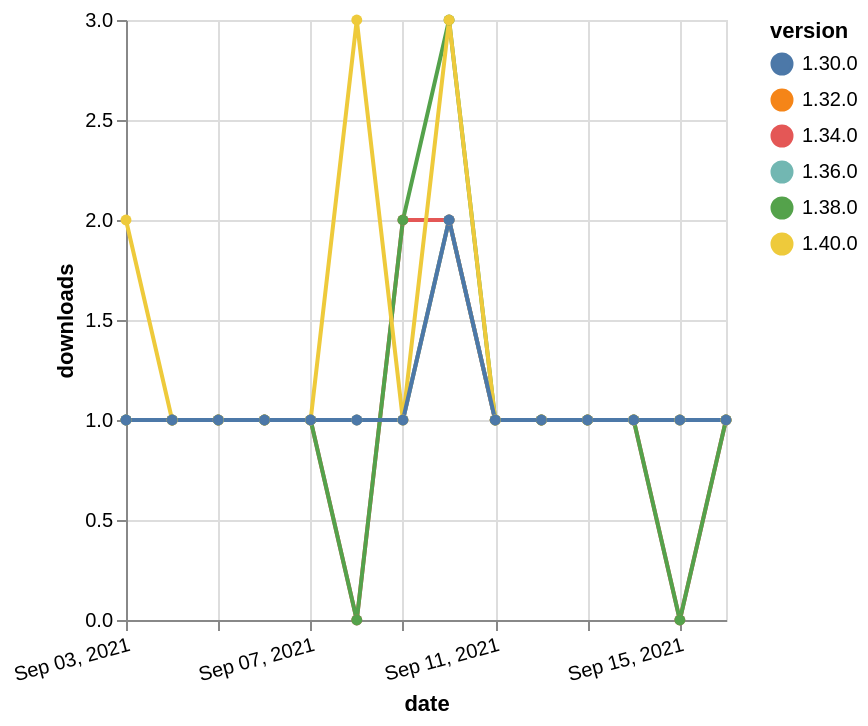

Vega-Lite specification for this chart:
### Vega-Lite specification from a JSON file in a GitHub repository (floating-point values rounded to 4 significant figures)
{"$schema": "https://vega.github.io/schema/vega-lite/v5.json", "description": "A simple bar chart with embedded data.", "data": {"values": [{"date": "2021-09-03", "total": 190, "delta": 1, "version": "1.34.0"}, {"date": "2021-09-04", "total": 191, "delta": 1, "version": "1.34.0"}, {"date": "2021-09-05", "total": 192, "delta": 1, "version": "1.34.0"}, {"date": "2021-09-06", "total": 193, "delta": 1, "version": "1.34.0"}, {"date": "2021-09-07", "total": 194, "delta": 1, "version": "1.34.0"}, {"date": "2021-09-08", "total": 194, "delta": 0, "version": "1.34.0"}, {"date": "2021-09-09", "total": 196, "delta": 2, "version": "1.34.0"}, {"date": "2021-09-10", "total": 198, "delta": 2, "version": "1.34.0"}, {"date": "2021-09-11", "total": 199, "delta": 1, "version": "1.34.0"}, {"date": "2021-09-12", "total": 200, "delta": 1, "version": "1.34.0"}, {"date": "2021-09-13", "total": 201, "delta": 1, "version": "1.34.0"}, {"date": "2021-09-14", "total": 202, "delta": 1, "version": "1.34.0"}, {"date": "2021-09-15", "total": 202, "delta": 0, "version": "1.34.0"}, {"date": "2021-09-16", "total": 203, "delta": 1, "version": "1.34.0"}, {"date": "2021-09-03", "total": 196, "delta": 1, "version": "1.32.0"}, {"date": "2021-09-04", "total": 197, "delta": 1, "version": "1.32.0"}, {"date": "2021-09-05", "total": 198, "delta": 1, "version": "1.32.0"}, {"date": "2021-09-06", "total": 199, "delta": 1, "version": "1.32.0"}, {"date": "2021-09-07", "total": 200, "delta": 1, "version": "1.32.0"}, {"date": "2021-09-08", "total": 201, "delta": 1, "version": "1.32.0"}, {"date": "2021-09-09", "total": 202, "delta": 1, "version": "1.32.0"}, {"date": "2021-09-10", "total": 204, "delta": 2, "version": "1.32.0"}, {"date": "2021-09-11", "total": 205, "delta": 1, "version": "1.32.0"}, {"date": "2021-09-12", "total": 206, "delta": 1, "version": "1.32.0"}, {"date": "2021-09-13", "total": 207, "delta": 1, "version": "1.32.0"}, {"date": "2021-09-14", "total": 208, "delta": 1, "version": "1.32.0"}, {"date": "2021-09-15", "total": 209, "delta": 1, "version": "1.32.0"}, {"date": "2021-09-16", "total": 210, "delta": 1, "version": "1.32.0"}, {"date": "2021-09-03", "total": 205, "delta": 1, "version": "1.38.0"}, {"date": "2021-09-04", "total": 206, "delta": 1, "version": "1.38.0"}, {"date": "2021-09-05", "total": 207, "delta": 1, "version": "1.38.0"}, {"date": "2021-09-06", "total": 208, "delta": 1, "version": "1.38.0"}, {"date": "2021-09-07", "total": 209, "delta": 1, "version": "1.38.0"}, {"date": "2021-09-08", "total": 209, "delta": 0, "version": "1.38.0"}, {"date": "2021-09-09", "total": 211, "delta": 2, "version": "1.38.0"}, {"date": "2021-09-10", "total": 214, "delta": 3, "version": "1.38.0"}, {"date": "2021-09-11", "total": 215, "delta": 1, "version": "1.38.0"}, {"date": "2021-09-12", "total": 216, "delta": 1, "version": "1.38.0"}, {"date": "2021-09-13", "total": 217, "delta": 1, "version": "1.38.0"}, {"date": "2021-09-14", "total": 218, "delta": 1, "version": "1.38.0"}, {"date": "2021-09-15", "total": 218, "delta": 0, "version": "1.38.0"}, {"date": "2021-09-16", "total": 219, "delta": 1, "version": "1.38.0"}, {"date": "2021-09-03", "total": 182, "delta": 1, "version": "1.36.0"}, {"date": "2021-09-04", "total": 183, "delta": 1, "version": "1.36.0"}, {"date": "2021-09-05", "total": 184, "delta": 1, "version": "1.36.0"}, {"date": "2021-09-06", "total": 185, "delta": 1, "version": "1.36.0"}, {"date": "2021-09-07", "total": 186, "delta": 1, "version": "1.36.0"}, {"date": "2021-09-08", "total": 187, "delta": 1, "version": "1.36.0"}, {"date": "2021-09-09", "total": 188, "delta": 1, "version": "1.36.0"}, {"date": "2021-09-10", "total": 190, "delta": 2, "version": "1.36.0"}, {"date": "2021-09-11", "total": 191, "delta": 1, "version": "1.36.0"}, {"date": "2021-09-12", "total": 192, "delta": 1, "version": "1.36.0"}, {"date": "2021-09-13", "total": 193, "delta": 1, "version": "1.36.0"}, {"date": "2021-09-14", "total": 194, "delta": 1, "version": "1.36.0"}, {"date": "2021-09-15", "total": 195, "delta": 1, "version": "1.36.0"}, {"date": "2021-09-16", "total": 196, "delta": 1, "version": "1.36.0"}, {"date": "2021-09-03", "total": 129, "delta": 2, "version": "1.40.0"}, {"date": "2021-09-04", "total": 130, "delta": 1, "version": "1.40.0"}, {"date": "2021-09-05", "total": 131, "delta": 1, "version": "1.40.0"}, {"date": "2021-09-06", "total": 132, "delta": 1, "version": "1.40.0"}, {"date": "2021-09-07", "total": 133, "delta": 1, "version": "1.40.0"}, {"date": "2021-09-08", "total": 136, "delta": 3, "version": "1.40.0"}, {"date": "2021-09-09", "total": 137, "delta": 1, "version": "1.40.0"}, {"date": "2021-09-10", "total": 140, "delta": 3, "version": "1.40.0"}, {"date": "2021-09-11", "total": 141, "delta": 1, "version": "1.40.0"}, {"date": "2021-09-12", "total": 142, "delta": 1, "version": "1.40.0"}, {"date": "2021-09-13", "total": 143, "delta": 1, "version": "1.40.0"}, {"date": "2021-09-14", "total": 144, "delta": 1, "version": "1.40.0"}, {"date": "2021-09-15", "total": 145, "delta": 1, "version": "1.40.0"}, {"date": "2021-09-16", "total": 146, "delta": 1, "version": "1.40.0"}, {"date": "2021-09-03", "total": 262, "delta": 1, "version": "1.30.0"}, {"date": "2021-09-04", "total": 263, "delta": 1, "version": "1.30.0"}, {"date": "2021-09-05", "total": 264, "delta": 1, "version": "1.30.0"}, {"date": "2021-09-06", "total": 265, "delta": 1, "version": "1.30.0"}, {"date": "2021-09-07", "total": 266, "delta": 1, "version": "1.30.0"}, {"date": "2021-09-08", "total": 267, "delta": 1, "version": "1.30.0"}, {"date": "2021-09-09", "total": 268, "delta": 1, "version": "1.30.0"}, {"date": "2021-09-10", "total": 270, "delta": 2, "version": "1.30.0"}, {"date": "2021-09-11", "total": 271, "delta": 1, "version": "1.30.0"}, {"date": "2021-09-12", "total": 272, "delta": 1, "version": "1.30.0"}, {"date": "2021-09-13", "total": 273, "delta": 1, "version": "1.30.0"}, {"date": "2021-09-14", "total": 274, "delta": 1, "version": "1.30.0"}, {"date": "2021-09-15", "total": 275, "delta": 1, "version": "1.30.0"}, {"date": "2021-09-16", "total": 276, "delta": 1, "version": "1.30.0"}]}, "width": "container", "mark": {"type": "line", "point": {"filled": true}}, "encoding": {"x": {"field": "date", "type": "temporal", "timeUnit": "yearmonthdate", "title": "date", "axis": {"labelAngle": -15}}, "y": {"field": "delta", "type": "quantitative", "title": "downloads"}, "color": {"field": "version", "type": "nominal"}, "tooltip": {"field": "delta"}}}
